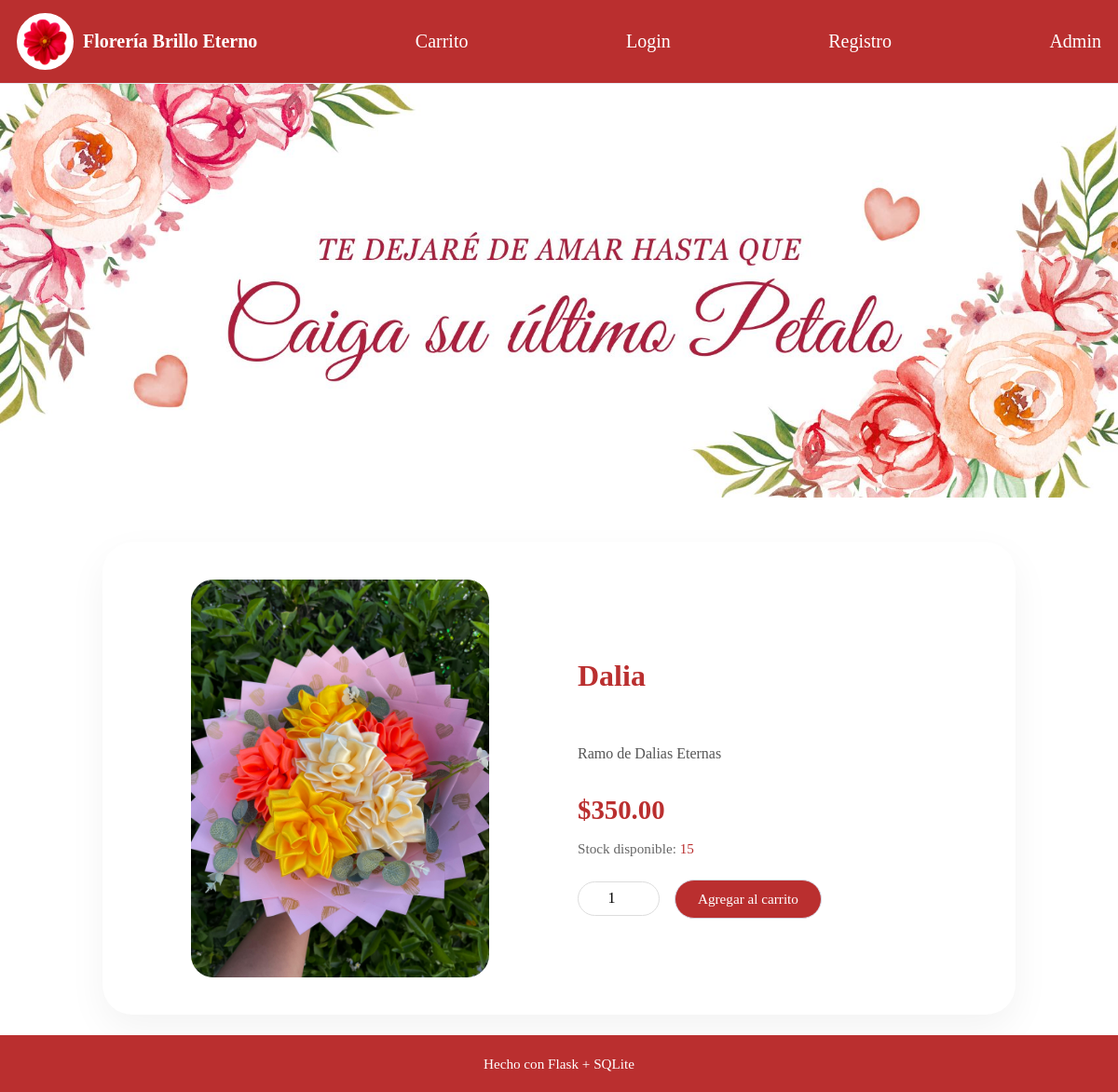
The page /producto/2 on the database its author committed.
### tables this page shows
CREATE TABLE productos(
                    id INTEGER PRIMARY KEY AUTOINCREMENT,
                    nombre TEXT NOT NULL,
                    descripcion TEXT,
                    precio REAL NOT NULL CHECK(precio >= 0),
                    stock INTEGER NOT NULL DEFAULT 0 CHECK(stock >= 0),
                    imagen TEXT DEFAULT 'default.jpg'
                );

### app.py (the view)
@app.route("/producto/<int:producto_id>")
def producto(producto_id):
    p = db.obtener_producto(producto_id)
    if not p:
        return "Producto no encontrado", 404
    return render_template("producto.html", p=p, carrito=carrito_session())

### app.py (called while the page is built)
def carrito_session():
    if "carrito" not in session:
        session["carrito"] = {}
    return session["carrito"]

### tienda_db.py (called while the page is built)
    def obtener_producto(self, producto_id):
        try:
            self.cursor.execute("SELECT * FROM productos WHERE id=?;", (producto_id,))
            return self.cursor.fetchone()
        except Error as e:
            print(f"[DB] Error obteniendo producto: {e}")
            return None

### templates/producto.html (shortened to what this page needs)
{% extends "base.html" %}
{% block content %}
<div class="producto-container">
  <div class="producto-card">
    <div class="producto-img-box">
      <img src="{{ url_for('static', filename='imagenes/' + (p['imagen'] or 'default.jpg')) }}" alt="{{ p['nombre'] }}" class="producto-img">
    </div>
    <div class="producto-info">
      <h1 class="producto-title">{{ p["nombre"] }}</h1>
      <p class="producto-desc">{{ p["descripcion"] or "Sin descripción disponible." }}</p>
      <div class="producto-precio">${{ "%.2f"|format(p["precio"]) }}</div>
      <div class="producto-stock">Stock disponible: <span>{{ p["stock"] }}</span></div>
      <form method="post" action="{{ url_for('carrito_agregar') }}" class="producto-form">
        <input class="producto-qty" type="number" name="cantidad" min="1" value="1">
        <button class="btn producto-btn" type="submit">Agregar al carrito</button>
      </form>
    </div>
  </div>
</div>
{% endblock %}

### static/styles.css (style rules this page uses)
:root { --font-primary: 'Times New Roman', Times, serif; --font-handwritten: 'Great Vibes', cursive; --color-rojo: #ba2f2f; --color-rojo-hover: #9c2525; --color-blanco: #ffffff; --color-fondo-warm: #fffdfb; --color-texto-oscuro: #111111; --color-texto-suave: #555555; --color-borde: #d6d6e2; }
body { margin: 0; background: var(--color-blanco); color: var(--color-texto-oscuro); font-family: var(--font-primary); }
.btn { border: 1px solid var(--color-borde); background: var(--color-blanco); padding: 10px 16px; border-radius: 12px; cursor: pointer; text-decoration: none; color: var(--color-texto-oscuro); font-family: var(--font-primary); font-size: 0.95rem; transition: all 0.2s ease; }
.producto-container { margin-top: 3rem; font-family: var(--font-primary); }
.producto-card { display: flex; gap: 2.5rem; align-items: center; background: var(--color-blanco); padding: 2.5rem; border-radius: 2rem; box-shadow: 0 15px 40px rgba(0,0,0,0.05); }
.producto-img-box { flex: 1; display: flex; justify-content: center; }
.producto-img { max-width: 100%; width: 320px; border-radius: 1.5rem; object-fit: cover; }
.producto-info { flex: 1; display: flex; flex-direction: column; gap: 1rem; }
.producto-title { font-size: 2rem; color: var(--color-rojo); }
.producto-desc { color: var(--color-texto-suave); line-height: 1.5; }
.producto-precio { font-size: 1.8rem; color: var(--color-rojo); font-weight: bold; }
.producto-stock { font-size: 0.95rem; color: #666; }
.producto-stock span { color: var(--color-rojo); font-weight: 500; }
.producto-form { display: flex; align-items: center; gap: 1rem; margin-top: 0.5rem; }
.producto-qty { width: 70px; padding: 0.5rem; border-radius: 999px; border: 1px solid #ddd; text-align: center; font-family: var(--font-primary); }
.producto-btn { background: var(--color-rojo); color: white; border-radius: 999px; padding: 0.7rem 1.5rem; transition: 0.3s; }
.carrito-container, .carrito-table, .checkout, .input, .btn { font-family: var(--font-primary); }

### rows shown on the page
productos: imagen+nombre (picture), nombre "Dalia", descripcion "Ramo de Dalias Eternas", precio "350.00", stock "15"
